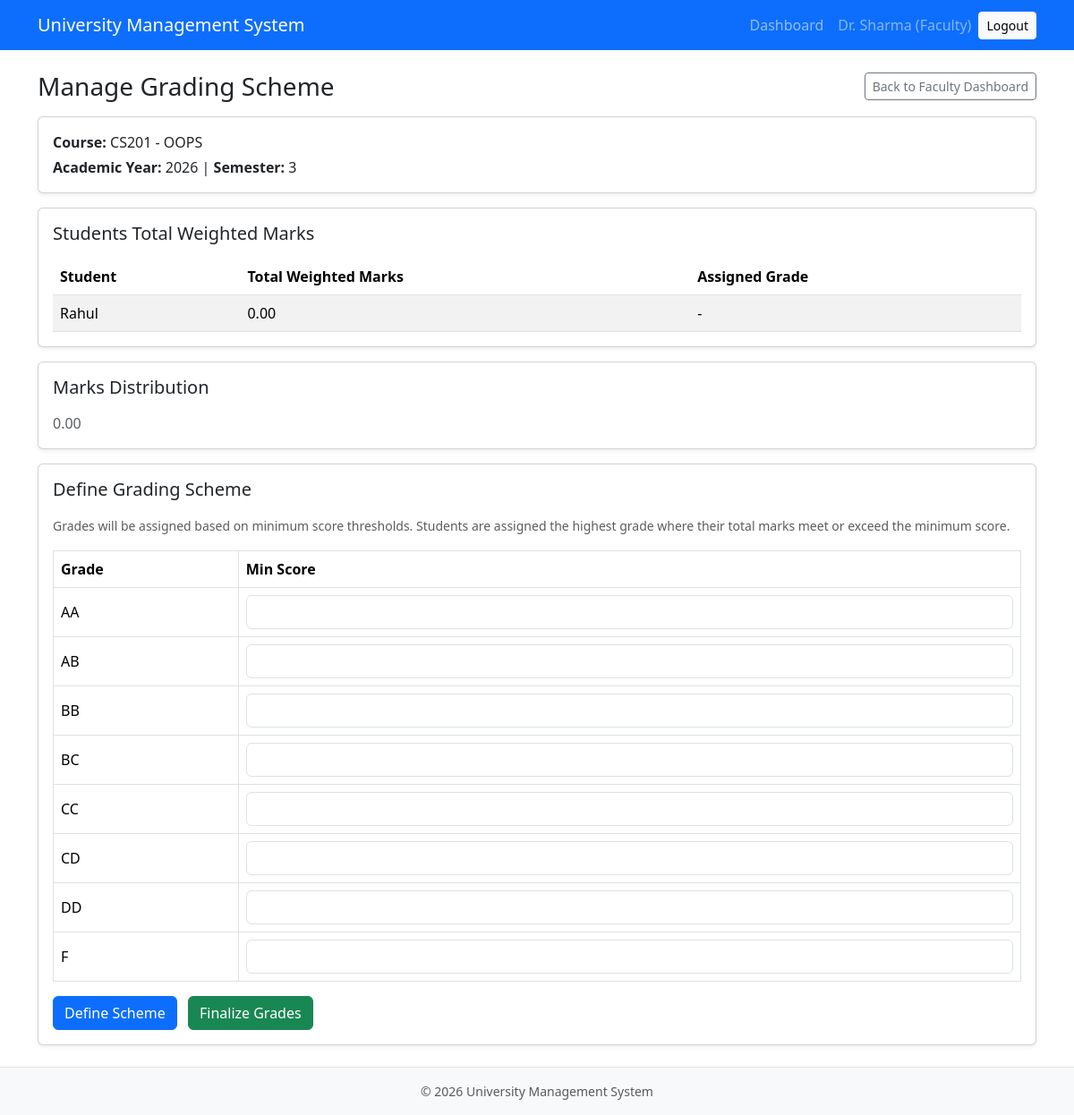
Page /academics/manage-grading/6/ (signed in) on the committed database.
### users/models.py (models this page shows, shortened)
class User(models.Model):
    class UserType(models.TextChoices):
        STUDENT = "STUDENT", "Student"
        FACULTY = "FACULTY", "Faculty"
        ADMIN = "ADMIN", "Admin"
    user_id = models.AutoField(primary_key=True)
    auth_user = models.OneToOneField(
        settings.AUTH_USER_MODEL,
        on_delete=models.CASCADE,
        related_name="profile",
    )
    name = models.CharField(max_length=150)
    email = models.EmailField(unique=True, blank=True, null=True)
    phone = models.CharField(max_length=50)
    dob = models.DateField()
    gender = models.CharField(
        max_length=20,
        choices=[
            ("Male", "Male"),
            ("Female", "Female"),
            ("Other", "Other"),
        ],
    )
    user_type = models.CharField(max_length=50, choices=UserType.choices)

class Student(models.Model):
    user = models.OneToOneField(User, on_delete=models.CASCADE, primary_key=True)
    roll_number = models.CharField(max_length=20, unique=True)
    admission_year = models.PositiveSmallIntegerField(validators=[MinValueValidator(2000)])
    program = models.ForeignKey(
        "academics.Program",
        on_delete=models.PROTECT
    )
    current_semester = models.PositiveSmallIntegerField(validators=[MinValueValidator(1)])
    academic_status = models.CharField(max_length=50)
    curr_cpi = models.DecimalField(max_digits=4, decimal_places=2, validators=[MinValueValidator(0), MaxValueValidator(10)])
    backlog_count = models.PositiveSmallIntegerField(default=0)

### academics/models.py (models this page shows, shortened)
class CourseOffering(models.Model):
    offering_id = models.AutoField(primary_key=True)
    course = models.ForeignKey(Course, on_delete=models.CASCADE)
    academic_year = models.CharField(max_length=20)
    semester_no = models.PositiveSmallIntegerField()
    max_capacity = models.PositiveIntegerField(default=60)
    is_grading_finalized = models.BooleanField(default=False)
    class Meta:
        db_table = "course_offering"

class Course(models.Model):
    course_code = models.CharField(max_length=20, primary_key=True)
    course_name = models.CharField(max_length=200)
    credits = models.PositiveSmallIntegerField()
    category = models.CharField(
        max_length=10,
        choices=CourseCategory.choices
    )
    min_attendance_req = models.PositiveSmallIntegerField()
    program = models.ForeignKey(Program, on_delete=models.PROTECT)
    class Meta:
        db_table = "course"

class Enrollment(models.Model):
    class EnrollmentStatus(models.TextChoices):
        PASS = "PASS", "Pass"
        BACKLOG = "BACKLOG", "Backlog"
        ONGOING = "ONGOING", "Ongoing"
    class FailureReason(models.TextChoices):
        ATTENDANCE = "ATTENDANCE", "Attendance Shortage"
        GRADE = "GRADE", "Low Grade"
    enrollment_id = models.AutoField(primary_key=True)
    student = models.ForeignKey(Student, on_delete=models.CASCADE)
    offering = models.ForeignKey(CourseOffering, on_delete=models.CASCADE)
    faculty = models.ForeignKey(
        Faculty,
        on_delete=models.PROTECT,
        null=True,
        blank=True,
    )
    attempt_no = models.PositiveSmallIntegerField()
    enrollment_type = models.CharField(max_length=50)
    status = models.CharField(
        max_length=20,
        choices=EnrollmentStatus.choices,
        default=EnrollmentStatus.ONGOING,
    )
    failure_reason = models.CharField(
        max_length=50,
        choices=FailureReason.choices,
        null=True,
        blank=True,
    )
    class Meta:
        db_table = "enrollment"
        constraints = [
            models.UniqueConstraint(
                fields=["student", "offering", "attempt_no"],
                name="unique_student_course_enrollment_attempt"
            )
        ]
        indexes = [
            models.Index(fields=["student"], name="enrollment_student_idx"),
            models.Index(fields=["offering"], name="enrollment_offering_idx"),
        ]

class GradeScale(models.Model):
    grade_letter = models.CharField(max_length=5, primary_key=True)
    grade_point = models.DecimalField(max_digits=4, decimal_places=2)
    class Meta:
        db_table = "grade_scale"

### academics/views.py (the view, shortened to what this page needs)
# urls.py: path("manage-grading/<int:offering_id>/", views.manage_grading_scheme, name="manage_grading_scheme"),
@login_required
def manage_grading_scheme(request, offering_id):
    faculty = _get_faculty_for_request(request)
    if not faculty:
        return _forbidden_page(request, required_role=ProfileUser.UserType.FACULTY)
    offering = get_object_or_404(CourseOffering.objects.select_related("course"), pk=offering_id)
    if not Enrollment.objects.filter(offering=offering, faculty=faculty).exists():
        return _forbidden_page(request, detail_message="Only assigned faculty can manage grading for this offering.")
    enrollments = Enrollment.objects.filter(offering=offering).select_related("student__user")
    student_totals = []
    marks_distribution = []
    for enrollment in enrollments:
        total = StudentMarks.objects.filter(enrollment=enrollment).aggregate(
            total=Sum("weighted_marks")
        )["total"] or Decimal("0.00")
        total = Decimal(total).quantize(Decimal("0.01"))
        try:
            assigned_grade = enrollment.grade.grade_letter_id
        except ObjectDoesNotExist:
            assigned_grade = "-"
        student_totals.append(
            {
                "enrollment": enrollment,
                "total_weighted": total,
                "assigned_grade": assigned_grade,
            }
        )
        marks_distribution.append(total)
    marks_distribution.sort(reverse=True)
    reference_grades = list(GradeScale.objects.all().order_by("-grade_point", "grade_letter"))
    existing_scheme = {
        scale.grade_letter_id: scale
        for scale in CourseGradeScale.objects.filter(offering=offering).select_related("grade_letter")
    }
    scheme_rows = []
    for grade in reference_grades:
        existing = existing_scheme.get(grade.grade_letter)
        scheme_rows.append(
            {
                "grade_letter": grade.grade_letter,
                "grade_point": grade.grade_point,
                "min_score": existing.min_score if existing else None,
            }
        )
    scheme_rows.sort(key=lambda x: x["min_score"] if x["min_score"] is not None else -1, reverse=True)
    return render(
        request,
        "academics/manage_grading_scheme.html",
        {
            "offering": offering,
            "student_totals": student_totals,
            "marks_distribution": marks_distribution,
            "scheme_rows": scheme_rows,
            "is_grading_finalized": offering.is_grading_finalized,
        },
    )

### academics/views.py (called while the page is built, shortened)
def _get_logged_in_profile_user(request):
    if not request.user.is_authenticated:
        return None
    try:
        return ProfileUser.objects.get(auth_user=request.user)
    except ProfileUser.DoesNotExist:
        pass

def _get_faculty_for_request(request):
    profile_user = _get_logged_in_profile_user(request)
    if not profile_user or profile_user.user_type != ProfileUser.UserType.FACULTY:
        return None
    try:
        return Faculty.objects.select_related("user", "department").get(user=profile_user)
    except Faculty.DoesNotExist:
        return None

### users/context_processors.py (called while the page is built)
def profile_user(request):
    if not request.user.is_authenticated:
        return {"profile_user": None}
    user = ProfileUser.objects.filter(auth_user=request.user).first()
    if user:
        return {"profile_user": user}
    email = getattr(request.user, "email", "")
    if email:
        return {"profile_user": ProfileUser.objects.filter(email__iexact=email).first()}
    return {"profile_user": None}

### academics/templates/academics/manage_grading_scheme.html (shortened to what this page needs)
{% extends "base.html" %}
{% block content %}
  <div class="d-flex justify-content-between align-items-center mb-3">
    <h1 class="h3 mb-0">Manage Grading Scheme</h1>
    <a class="btn btn-outline-secondary btn-sm" href="{% url 'faculty_dashboard' %}">Back to Faculty Dashboard</a>
  </div>
  <div class="card shadow-sm mb-3">
    <div class="card-body">
      <p class="mb-1"><strong>Course:</strong> {{ offering.course.course_code }} - {{ offering.course.course_name }}</p>
      <p class="mb-0"><strong>Academic Year:</strong> {{ offering.academic_year }} | <strong>Semester:</strong> {{ offering.semester_no }}</p>
    </div>
  </div>
  <div class="card shadow-sm mb-3">
    <div class="card-body">
      <h2 class="h5 mb-3">Students Total Weighted Marks</h2>
      <div class="table-responsive">
        <table class="table table-striped align-middle mb-0">
          <thead>
            <tr>
              <th>Student</th>
              <th>Total Weighted Marks</th>
              <th>Assigned Grade</th>
            </tr>
          </thead>
          <tbody>
            {% for row in student_totals %}
              <tr>
                <td>{{ row.enrollment.student.user.name }}</td>
                <td>{{ row.total_weighted|floatformat:2 }}</td>
                <td>{{ row.assigned_grade }}</td>
              </tr>
            {% empty %}
              <tr>
                <td colspan="3" class="text-muted">No enrolled students found for this offering.</td>
              </tr>
            {% endfor %}
          </tbody>
        </table>
      </div>
    </div>
  </div>
  <div class="card shadow-sm mb-3">
    <div class="card-body">
      <h2 class="h5 mb-3">Marks Distribution</h2>
      <p class="text-muted mb-0">{{ marks_distribution|join:", " }}</p>
    </div>
  </div>
  <div class="card shadow-sm">
    <div class="card-body">
      <h2 class="h5 mb-3">Define Grading Scheme</h2>
      <p class="text-muted mb-3"><small>Grades will be assigned based on minimum score thresholds. Students are assigned the highest grade where their total marks meet or exceed the minimum score.</small></p>
      <form method="post">
        <div class="table-responsive">
          <table class="table table-bordered align-middle">
            <thead>
              <tr>
                <th>Grade</th>
                <th>Min Score</th>
              </tr>
            </thead>
            <tbody>
              {% for row in scheme_rows %}
                <tr>
                  <td>{{ row.grade_letter }}</td>
                  <td>
                    <input
                      class="form-control"
                      type="number"
                      name="min_score_{{ row.grade_letter }}"
                      step="0.01"
                      value="{{ row.min_score|default:'' }}"
                    >
                  </td>
                </tr>
              {% endfor %}
            </tbody>
          </table>
        </div>
        {% if is_grading_finalized %}
          <button class="btn btn-secondary" type="button" disabled>Grades finalized</button>
        {% else %}
          <button class="btn btn-primary" type="submit" name="action" value="save_scheme">Define Scheme</button>
          <button class="btn btn-success ms-2" type="submit" name="action" value="finalize_grades">Finalize Grades</button>
        {% endif %}
      </form>
    </div>
  </div>
{% endblock %}

### templates/base.html (shortened to what this page needs)
<!doctype html>
<html lang="en">
  <head>
    <link
      href="https://cdn.jsdelivr.net/npm/bootstrap@5.3.3/dist/css/bootstrap.min.css"
      rel="stylesheet"
    />
  </head>
  <body>
    <nav class="navbar navbar-expand-lg navbar-dark bg-primary">
      <div class="container">
        {% if request.user.is_authenticated %}
          {% if profile_user and profile_user.user_type == 'STUDENT' %}
            <a class="navbar-brand" href="{% url 'student_dashboard' %}">University Management System</a>
          {% elif profile_user and profile_user.user_type == 'FACULTY' %}
            <a class="navbar-brand" href="{% url 'faculty_dashboard' %}">University Management System</a>
          {% elif profile_user and profile_user.user_type == 'ADMIN' %}
            <a class="navbar-brand" href="{% url 'admin_system_dashboard' %}">University Management System</a>
          {% else %}
            <a class="navbar-brand" href="{% url 'login' %}">University Management System</a>
          {% endif %}
        {% else %}
          <a class="navbar-brand" href="{% url 'login' %}">University Management System</a>
        {% endif %}
        <div class="collapse navbar-collapse" id="mainNavbar">
          <ul class="navbar-nav ms-auto mb-2 mb-lg-0 align-items-lg-center gap-lg-2">
            {% if request.user.is_authenticated %}
              <li class="nav-item">
                {% if profile_user and profile_user.user_type == 'STUDENT' %}
                  <a class="nav-link" href="{% url 'student_dashboard' %}">Dashboard</a>
                {% elif profile_user and profile_user.user_type == 'FACULTY' %}
                  <a class="nav-link" href="{% url 'faculty_dashboard' %}">Dashboard</a>
                {% elif profile_user and profile_user.user_type == 'ADMIN' %}
                  <a class="nav-link" href="{% url 'admin_system_dashboard' %}">Dashboard</a>
                {% else %}
                  <a class="nav-link" href="{% url 'login' %}">Dashboard</a>
                {% endif %}
              </li>
              <li class="nav-item">
                <span class="navbar-text text-white-50">
                  {% if profile_user %}
                    {{ profile_user.name }} ({{ profile_user.get_user_type_display }})
                  {% else %}
                    {{ request.user.username }}
                  {% endif %}
                </span>
              </li>
              <li class="nav-item">
                <a class="btn btn-light btn-sm" href="{% url 'logout' %}">Logout</a>
              </li>
            {% else %}
              <li class="nav-item">
                <a class="btn btn-light btn-sm" href="{% url 'login' %}">Login</a>
              </li>
            {% endif %}
          </ul>
        </div>
      </div>
    </nav>
    <main class="py-4">
      <div class="container">
        {% block content %}{% endblock %}
      </div>
    </main>
    <footer class="bg-light border-top py-3">
      <div class="container text-center text-muted" style="font-size: 0.875rem;">
        &copy; {% now "Y" %} University Management System
      </div>
    </footer>
  </body>
</html>

### templates/base.html (style rules this page uses)
body { min-height: 100vh; display: flex; flex-direction: column; }
main { flex: 1 0 auto; }
footer { flex-shrink: 0; }

### rows in the picture
User: name "Dr. Sharma", user_type "Faculty"
CourseOffering: course.course_code "CS201", course.course_name "OOPS", academic_year "2026", semester_no "3"
Enrollment: enrollment.student.user.name "Rahul", total_weighted "0.00", assigned_grade "-"
GradeScale: grade_letter "AA"
GradeScale: grade_letter "AB"
GradeScale: grade_letter "BB"
GradeScale: grade_letter "BC"
GradeScale: grade_letter "CC"
GradeScale: grade_letter "CD"
GradeScale: grade_letter "DD"

### other values in the picture
{{ marks_distribution|join:", " }} "0.00"
{{ row.grade_letter }} "F"
